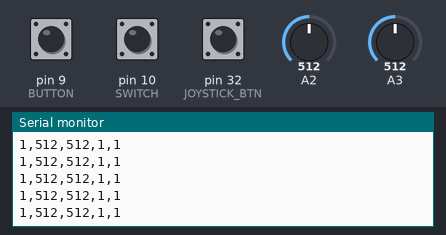
This sketch was run on a simulated Arduino Mega 2560, built with avr-gcc and run on an emulated ATmega2560. Parts: the last lines printed to the serial monitor. The test bench sets the inputs (shaded band); at power-on: A2 = 512, A3 = 512, pin 9 (BUTTON) HIGH, pin 10 (SWITCH) HIGH, pin 32 (JOYSTICK_BTN) HIGH.

Above: at 1.2 s.
1.3 s: A2 set to 716
At 1.32 s:
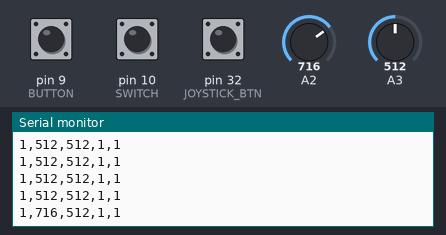
2.8 s: A3 set to 716
At 2.83 s:
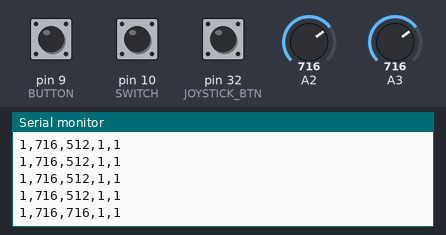
4.3 s: pin 9 (BUTTON) pulled LOW for 0.15 s
At 4.34 s:
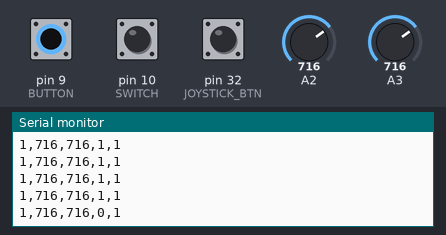
5.9 s: A2 set to 1023
At 5.95 s:
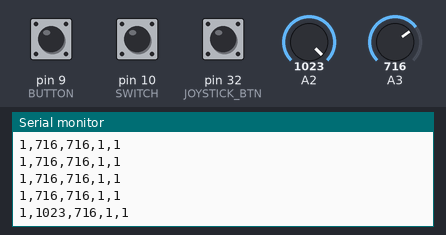
8.9 s: pin 10 (SWITCH) pulled LOW for 0.15 s
At 8.98 s:
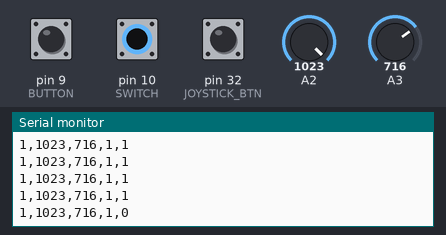
10.5 s: pin 32 (JOYSTICK_BTN) pulled LOW for 0.15 s
At 10.59 s:
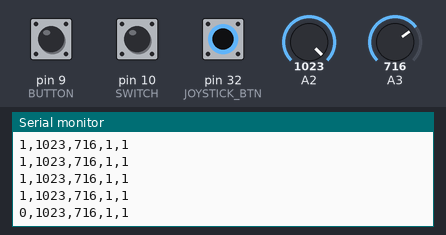
Timing chart, 0 to 13.1 s (numbered marks = the images above; inputs shaded):
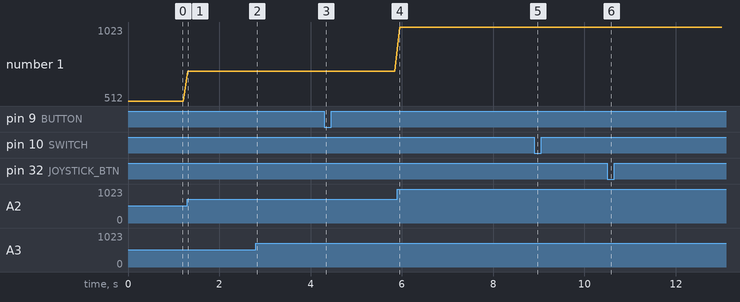

Measured:
- after the input at 1.3 s, the serial monitor: prints a new line at once (image 1)
- after the input at 2.8 s, the serial monitor: prints a new line at once (image 2)
- after the input at 4.3 s, the serial monitor: prints a new line at once (image 3)
- after the input at 5.9 s, the serial monitor: prints a new line after 0.05 s (image 4)
- after the input at 8.9 s, the serial monitor: prints a new line after 0.07 s (image 5)
- after the input at 10.5 s, the serial monitor: prints a new line after 0.09 s (image 6)
- plotted number 1: 512 → 716 after the input at 1.3 s, 716 → 1023 after the input at 5.9 s

The sketch:

serial_write.ino
```cpp
// Define input pin number for each input type
int JOYSTICK_X = 34;
int JOYSTICK_Y = 35;
int JOYSTICK_BTN = 32;
int BUTTON = 9;
int SWITCH = 10;

// Set pin modes to be input
void setup() {
  pinMode(JOYSTICK_X, INPUT);
  pinMode(JOYSTICK_Y, INPUT);
  pinMode(JOYSTICK_BTN, INPUT_PULLUP);
  pinMode(BUTTON, INPUT_PULLUP);
  pinMode(SWITCH, INPUT_PULLUP);
  Serial.begin(9600);
}

void loop() {
  // Collect and store values for each input
  int joystickBtnValue = digitalRead(JOYSTICK_BTN);
  int xAxisValue = analogRead(JOYSTICK_X);
  int yAxisValue = analogRead(JOYSTICK_Y);
  int buttonValue = digitalRead(BUTTON);
  int switchValue = digitalRead(SWITCH);

  // Print all inputs in a single, comma-separated line
  Serial.print(joystickBtnValue);
  Serial.print(",");
  Serial.print(xAxisValue);
  Serial.print(",");
  Serial.print(yAxisValue);
  Serial.print(",");
  Serial.print(buttonValue);
  Serial.print(",");
  Serial.println(switchValue);
  delay(100);
}
```
